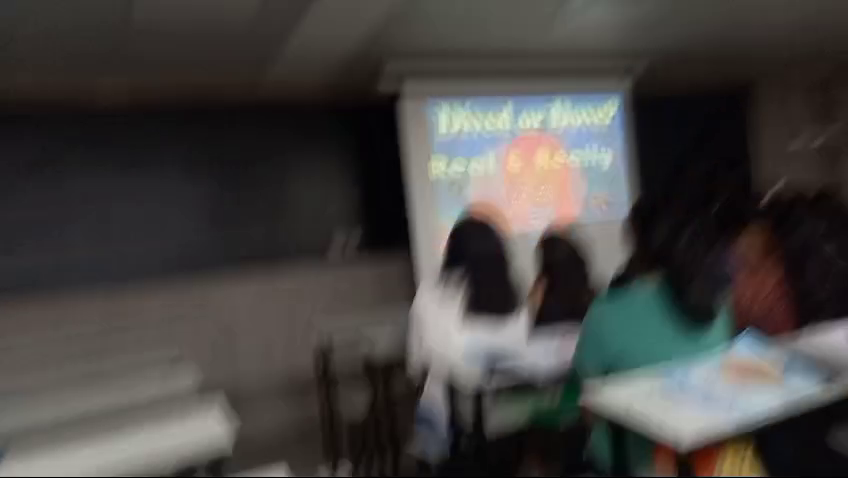
#> input picture frame 49 of WhatsApp Video 2024-06-21 at 21.03.16_ce3add8b.mp4, 848 x 478 px
$ python readImgVideo.py
#> lines starting #> are read from the running program, lines starting #| are printed output that depends on the picture
import cv2

# img=cv2.imread("coca7.jpg")

# cv2.imshow("coc",img)

# cv2.waitKey(0)

frameWidth=640
frameHieght=300

cap=cv2.VideoCapture("WhatsApp Video 2024-06-21 at 21.03.16_ce3add8b.mp4")

while True:
    success,img=cap.read()
#> img is the input picture: shape (478, 848, 3); mean B, G, R 64.7, 66.9, 69.4
    img=cv2.resize(img,(frameWidth,frameHieght))
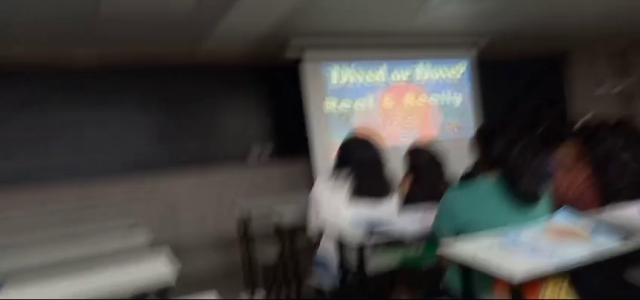
#> img: shape (300, 640, 3); mean B, G, R 64.6, 66.8, 69.3
    cv2.imshow("video",img)

    if cv2.waitKey(1) & 0xFF == ord("q"):
#> (key q is pressed here)
        break

$ run again, starting later in the video
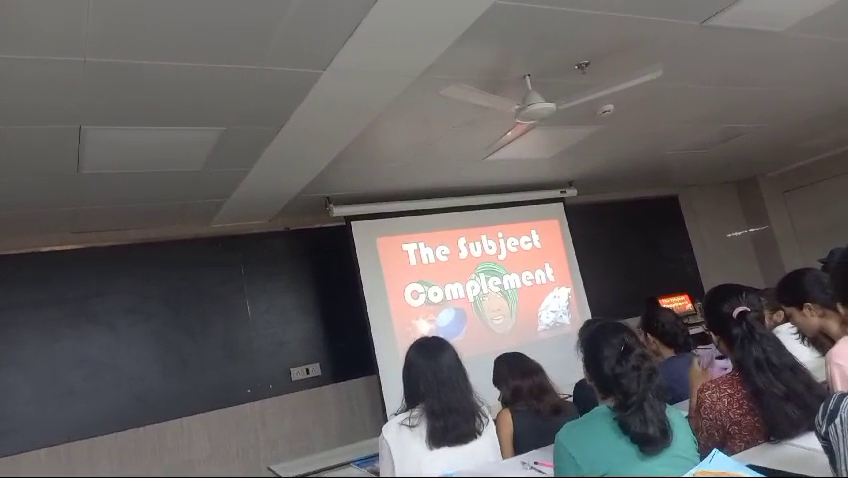
#> input picture frame 221 of WhatsApp Video 2024-06-21 at 21.03.16_ce3add8b.mp4, 848 x 478 px
#> img is the input picture: shape (478, 848, 3); mean B, G, R 95.6, 95.7, 99.7
#> `img=cv2.resize(img,(frameWidth,frameHieght))`:
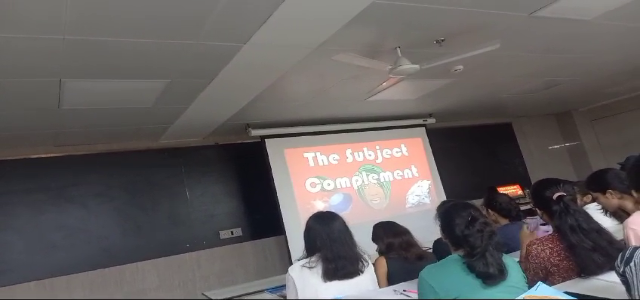
#> img: shape (300, 640, 3); mean B, G, R 95.5, 95.6, 99.6

$ run again, starting later in the video
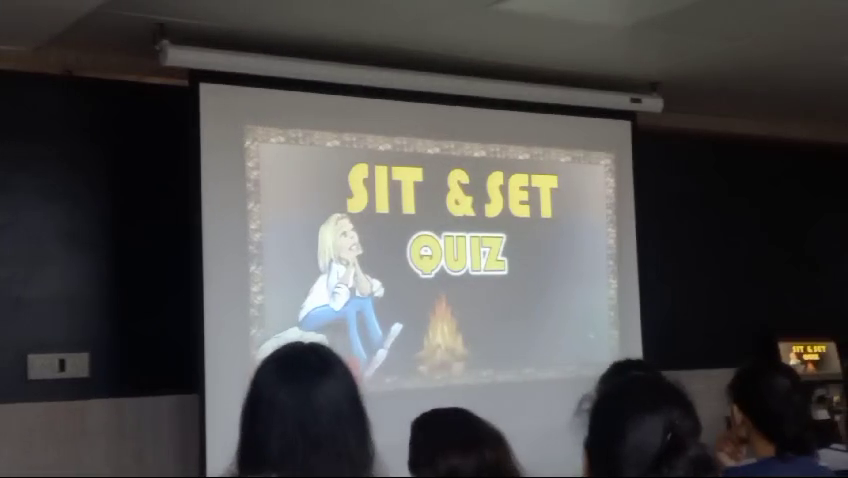
#> input picture frame 394 of WhatsApp Video 2024-06-21 at 21.03.16_ce3add8b.mp4, 848 x 478 px
#> img is the input picture: shape (478, 848, 3); mean B, G, R 73.2, 74.1, 75.4
#> `img=cv2.resize(img,(frameWidth,frameHieght))`:
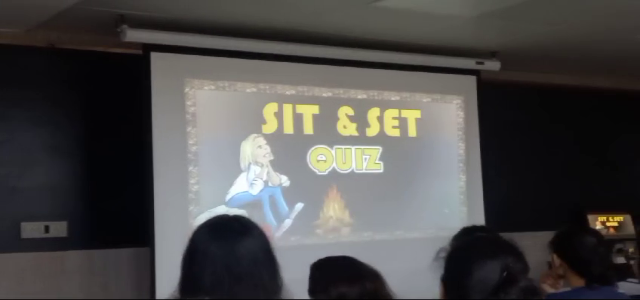
#> img: shape (300, 640, 3); mean B, G, R 73.2, 74, 75.4
